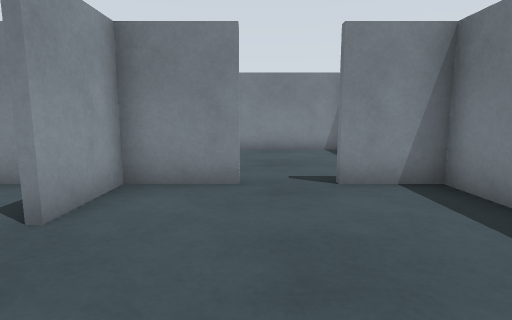
[1] (above)

13 first-person views from a walk through a Gazebo world. The camera is 0.6 m above the floor, tilts 8° down and sees 80° across. The floor is counted in squares, 0.5 m on a side. Each view is taken from the middle of a square. On the plan, view 1 faces up. The plan holds only what a view shows up to about 13 squares ahead; the rest is blank. Robots are left out.

[2]
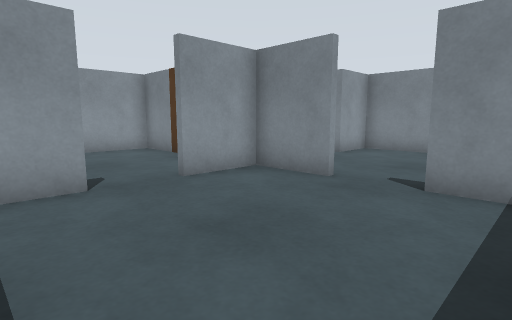

[3]
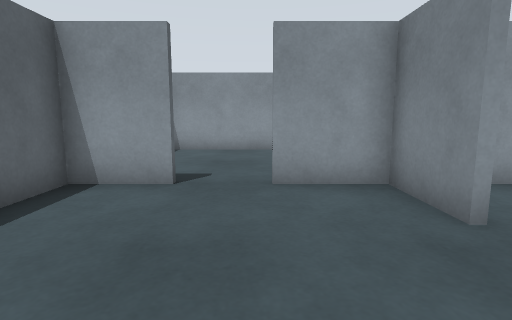

[4]
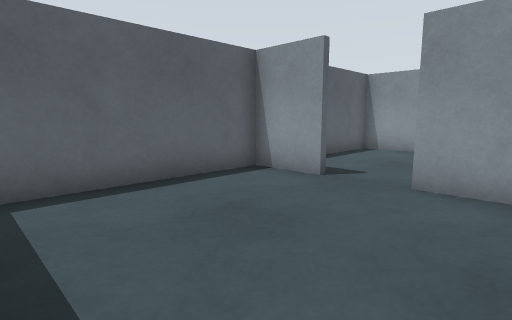

[5]
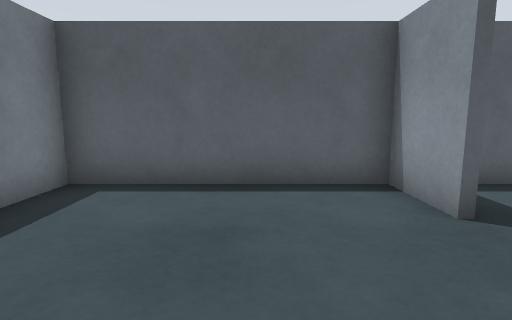

[6]
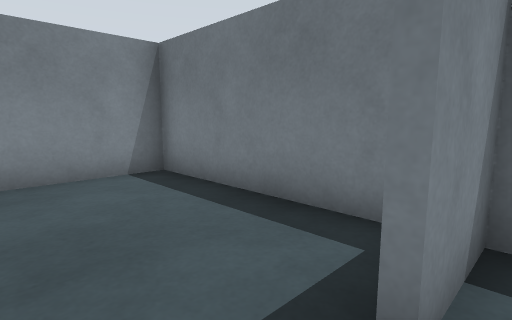

[7]
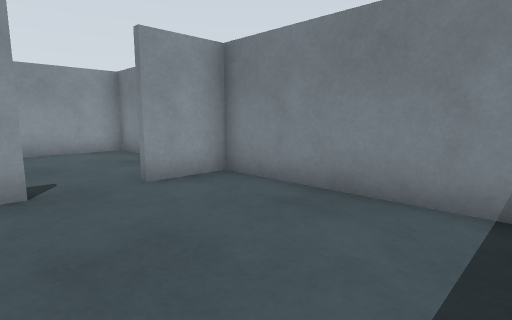

[8]
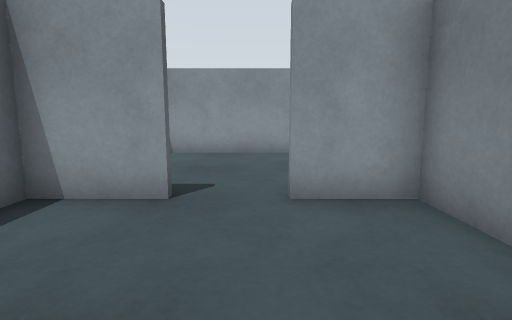

[9]
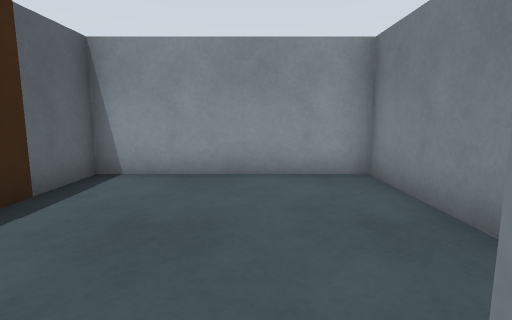

[10]
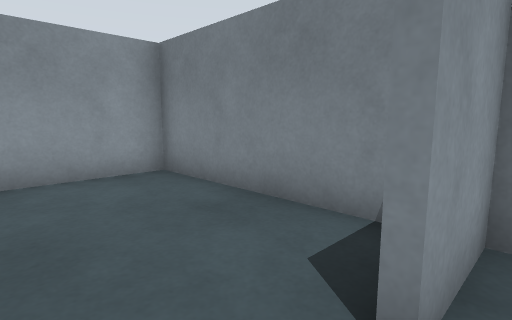

[11]
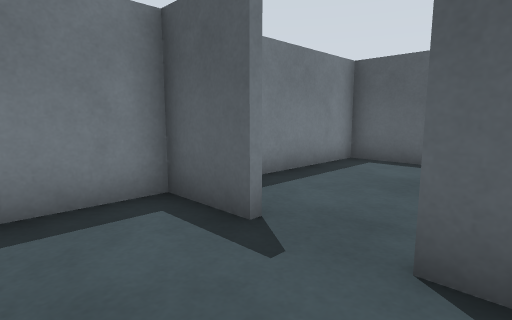

[12]
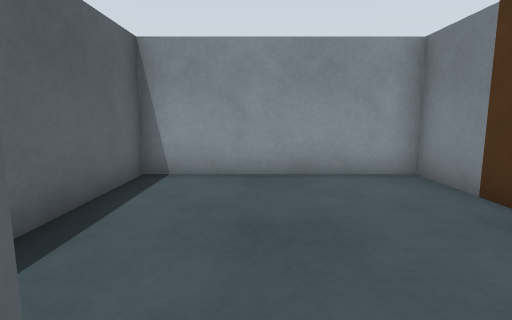

[13]
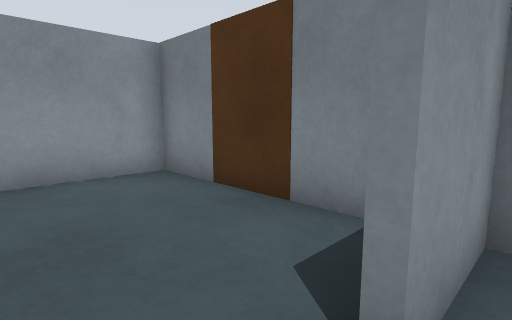

### Floor plan
Ten units are one square. View 1 is at (0, 0); x grows to the right and y downward. Boxes are objects, and circles mark ways between rooms. Rooms are numbered by the first view taken in them; rooms with no view inside come last. Other rooms are left out.
<svg viewBox="-90 -119 130 128">
<path fill="none" stroke="#000" d="M-2 -54 -25 -54M35 -54 15 -54M-24 -16 -24 4 34 4 34 -60M-24 -60 -24 -32M15 -56 35 -56M-24 -78 -24 -60M34 -60 34 -114 -24 -114 -24 -95M-25 -56 -2 -56M-65 -54 -85 -54M-35 -54 -45 -54M-84 -60 -84 4 -40 4M-32 -114 -84 -114 -84 -60M-85 -56 -65 -56"/>
<rect x="-65" y="-65" width="20" height="10" fill="#bbb"><title>door leaf</title></rect>
<circle cx="5" cy="-60" r="3" fill="#2a7"/>
<circle cx="-20" cy="-25" r="3" fill="#2a7"/>
<circle cx="-20" cy="-85" r="3" fill="#2a7"/>
<text x="10" y="-30">1</text>
<text x="10" y="-90">2</text>
<text x="-60" y="-30">3</text>
<text x="-60" y="-90">4</text>
</svg>
Room 1 opens to room 2. Room 1 opens to room 3. Room 2 opens to room 4.

Where each view was taken, in squares from view 1:
view 1: 0 up, 0 right, facing up
view 2: 0 up, 3 right, facing up-left
view 3: 3 up, 3 right, facing left
view 4: 5 up, 3 right, facing down-left
view 5: 5 up, 0 right, facing down
view 6: 5 up, 0 right, facing up-right
view 7: 7 up, 3 right, facing up-left
view 8: 9 up, 2 right, facing left
view 9: 9 up, 2 left, facing left
view 10: 8 up, 2 left, facing up-left
view 11: 8 up, 1 left, facing down-right
view 12: 2 up, 2 left, facing left
view 13: 2 up, 2 left, facing up-left
